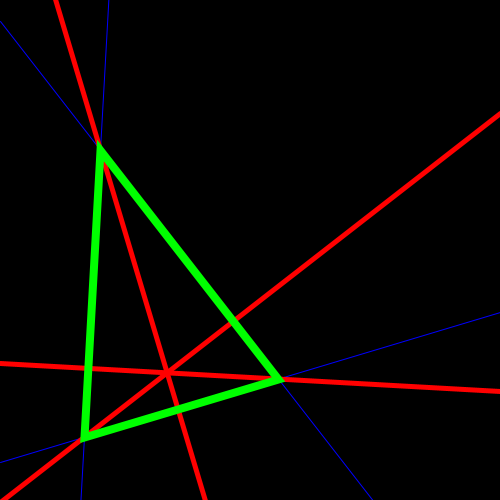
Frame 1 (no input)
Frame 60 (the mouse pressed at the canvas centre just before this capture): identical to frame 1, image omitted
Frame 120 (the mouse held since frame 60 and released just before this capture): identical to frame 1, image omitted

The Processing sketch that drew this single still picture (run headless with seeded random() and noise(); from frame 60 on, the mouse is pressed at the canvas centre):

// Processing sketch: OrthocenterTriangle
// ── OrthocenterTriangle.pde
float[][] pos = new float[3][2]; // 3 points, 2 parts (x, y)
float mp1, mp2, mp3, bp1, bp2, bp3, xf, yf;
float m1, m2, m3, b1, b2, b3;

// b = y - mx

void setup() {
  size(500, 500);

  pos[0][0] = 100.0;
  pos[0][1] = 150;
  pos[1][0] = 278;
  pos[1][1] = 379;
  pos[2][0] = 84;
  pos[2][1] = 437;

  noFill();
  stroke(255);
}

void draw() {
  background(0);

  adjustPoints();

  updateVars();

  strokeWeight(6);
  point(pos[0][0], pos[0][1]);
  point(pos[1][0], pos[1][1]);
  point(pos[2][0], pos[2][1]);
  
  strokeWeight(1);
  stroke(0, 0, 255);
  line(0, m1*0+(pos[0][1]-(m1*pos[0][0])), 500, m1*500+(pos[0][1]-(m1*pos[0][0])));
  line(0, m2*0+(pos[1][1]-(m2*pos[1][0])), 500, m2*500+(pos[1][1]-(m2*pos[1][0])));
  line(0, m3*0+(pos[2][1]-(m3*pos[2][0])), 500, m3*500+(pos[2][1]-(m3*pos[2][0])));
  
  strokeWeight(5);
  stroke(255, 0, 0);
  line(0, mp1*0+bp1, width, mp1*width+bp1);
  line(0, mp2*0+bp2, width, mp2*width+bp2);
  line(0, mp3*0+bp3, width, mp3*width+bp3);
  
  strokeWeight(8);
  stroke(0, 255, 0);
  triangle(pos[0][0], pos[0][1], pos[1][0], pos[1][1], pos[2][0], pos[2][1]);

  println(xf + "   " + yf + "\r\n");
}

void updateVars() { // change 'b' eq's
  mp1 = (pos[2][0]-pos[0][0])/(pos[0][1]-pos[2][1]); // a-c
  println("mp1: " + mp1);
  mp2 = (pos[0][0]-pos[1][0])/(pos[1][1]-pos[0][1]); // a-b
  println("mp2: " + mp2);
  mp3 = (pos[2][0]-pos[1][0])/(pos[1][1]-pos[2][1]); // c-b
  println("mp3: " + mp3);
  bp1 = pos[1][1]-mp1*pos[1][0]; // a-c?
  println("bp1: " + bp1);
  bp2 = pos[2][1]-mp2*pos[2][0]; // a-b?
  println("bp2: " + bp2);
  bp3 = pos[0][1]-mp3*pos[0][0]; // c-b?
  println("bp2: " + bp2);
  xf = (bp2-bp1)/(mp1-mp2);
  println("xf: " + xf);
  yf = mp1*(bp2-bp1)/(mp1-mp2)+bp1;
  println("yf: " + yf);
  println();
  m1 = (pos[0][1]-pos[1][1])/(pos[0][0]-pos[1][0]);
  m2 = (pos[1][1]-pos[2][1])/(pos[1][0]-pos[2][0]);
  m3 = (pos[2][1]-pos[0][1])/(pos[2][0]-pos[0][0]);
}

void adjustPoints() {
  if (mousePressed) {
    if (key == 'a') {
      pos[0][0] = mouseX;
      pos[0][1] = mouseY;
    }
    if (key == 'b') {
      pos[1][0] = mouseX+.25;
      pos[1][1] = mouseY+.25;
    }
    if (key == 'c') {
      pos[2][0] = mouseX+.5;
      pos[2][1] = mouseY+.5;
    }
  }
}

void mouseWheel() {
  pos[0][0] = random(0, 500);
  pos[0][1] = random(0, 500);
  pos[1][0] = random(0, 500)+.25;
  pos[1][1] = random(0, 500)+.25;
  pos[2][0] = random(0, 500)+.5;
  pos[2][1] = random(0, 500)+.5;
}
